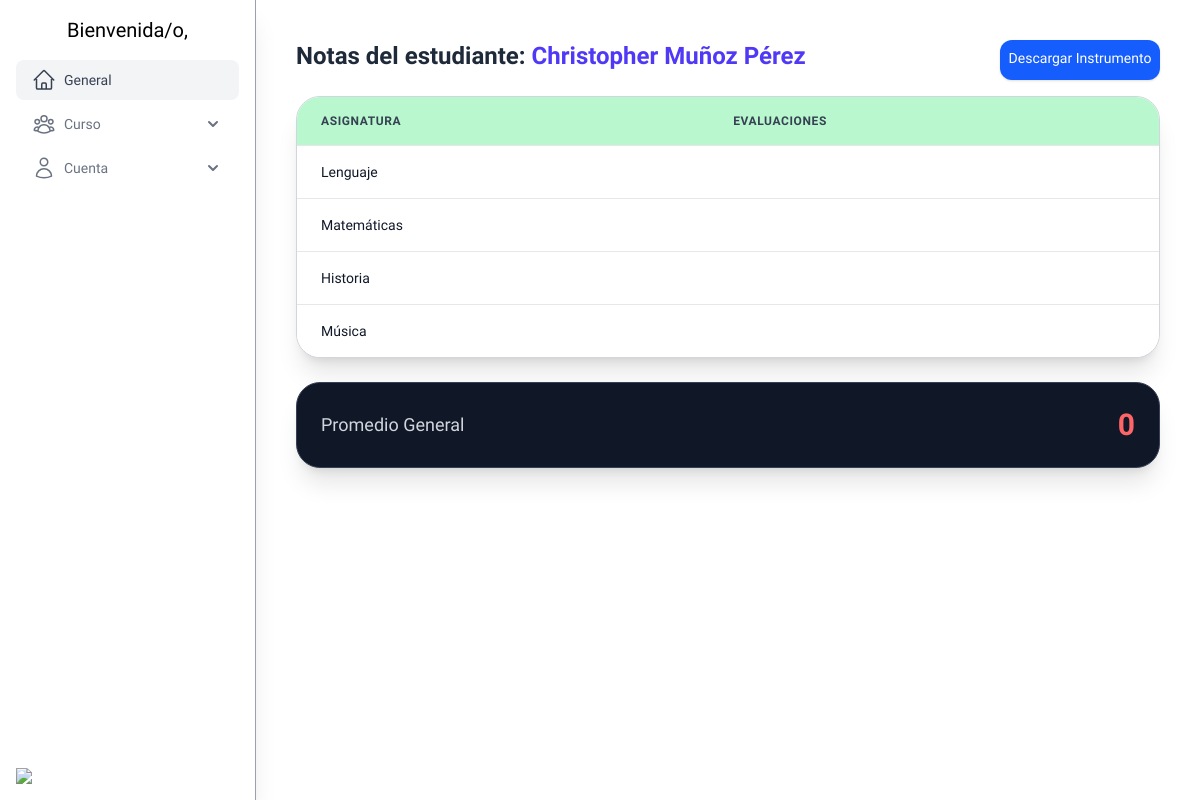
Page /instrumentos/notas/1 on the earlier database version.
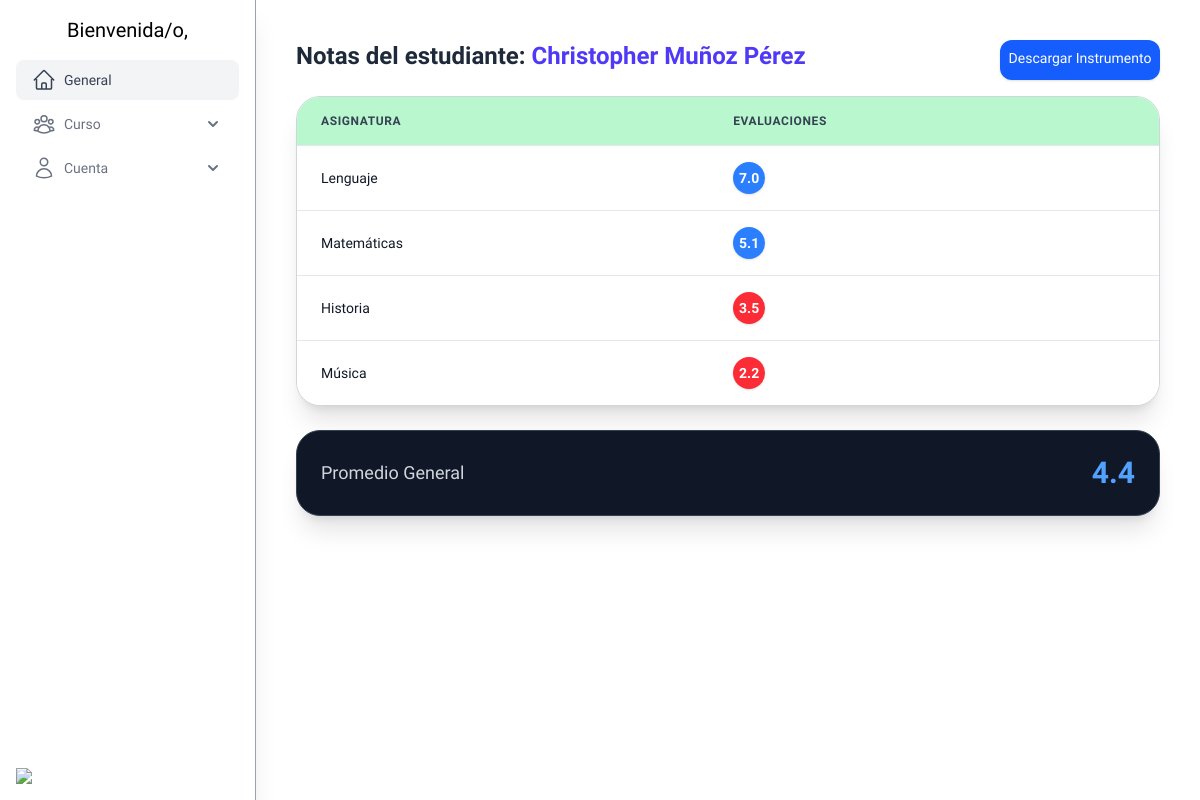
Same page on the later database version.
### core/models.py (models this page shows, shortened)
class Asignatura(models.Model):
    nombre = models.CharField(max_length=100)

### instrumentosApp/models.py (models this page shows, shortened)
class Nota(models.Model):
    instrumento = models.ForeignKey(
        Instrumento_evaluacion,
        on_delete=models.CASCADE,
        related_name="notas",
        null=True,
        blank=True
    )
    nota = models.DecimalField(max_digits=4, decimal_places=1, null=True, blank=True)
    asignatura = models.ForeignKey(
        Asignatura, on_delete=models.CASCADE, related_name="nota", null=True, blank=True
    )

### instrumentosApp/views.py (the view)
# urls.py: path('notas/<int:id>', ver_notas, name='notas'),
def ver_notas(request, id):
    estudiante = get_student(request, id)
    instrumentos = Instrumento_evaluacion.objects.filter(
        estudiante=estudiante
    ).prefetch_related(
        'notas',
        'notas__asignatura',
        'indicadores',
        'indicadores__asignatura',
        'adecuaciones'
    )
    notas_queryset = Nota.objects.filter(
        instrumento__estudiante=estudiante
    ).select_related('asignatura')
    promedio_final = notas_queryset.aggregate(promedio=Avg("nota"))
    valor_promedio = promedio_final["promedio"] if promedio_final["promedio"] else 0
    asignaturas = Asignatura.objects.filter(
        paci_subject__student_id=estudiante.id
    ).distinct()
    context = {
        "estudiante": estudiante,
        "instrumentos": instrumentos,
        "notas": notas_queryset,
        "promedio": round(valor_promedio, 1),
        "asignaturas": asignaturas,
    }
    return render(request, "notas.html", context)

### core/a.py (called while the page is built)
def estudiantes_global(request):
    student = Estudiante.objects.all()
    users = User.objects.filter(role="TEACHER")
    return {
        'estudiantes': student,
        'users': users
    }

### instrumentosApp/views.py (called while the page is built)
def get_student(request, id):
    estudiante = get_object_or_404(Estudiante, id=id)
    return estudiante

### instrumentosApp/templates/notas.html
{% extends 'base.html' %}
{% block content %}
<div class="container mx-auto p-4">
    <div class="flex justify-between">
        <h1 class="text-2xl font-bold mb-6 text-gray-800 dark:text-white">
            Notas del estudiante: <span class="text-indigo-600 dark:text-teal-400">{{ estudiante.first_name }} {{ estudiante.last_name }}</span>
        </h1>
        <a class="w-40 h-10 text-center rounded-xl bg-blue-600 p-2 text-white text-sm hover:bg-blue-700 transition-colors shadow-sm"
            href="{% url 'instrumentosApp:instrumento_pdf' estudiante.id %}">
            Descargar Instrumento
        </a>
    </div>
    <div class="shadow-xl overflow-hidden border border-gray-300 dark:border-gray-700 rounded-3xl bg-white dark:bg-gray-800">
        <table class="min-w-full divide-y divide-gray-200 dark:divide-gray-700">
            <thead class="bg-green-200 dark:bg-gray-900">
                <tr>
                    <th scope="col" class="px-6 py-4 text-left text-xs font-bold text-gray-700 dark:text-gray-300 uppercase tracking-wider">
                        Asignatura
                    </th>
                    <th scope="col" class="px-6 py-4 text-left text-xs font-bold text-gray-700 dark:text-gray-300 uppercase tracking-wider">
                        Evaluaciones
                    </th>
                </tr>
            </thead>
            <tbody class="bg-white divide-y divide-gray-200 dark:bg-gray-800 dark:divide-gray-700">
                {% for asig in asignaturas %}
                <tr class="hover:bg-gray-50 dark:hover:bg-gray-700 transition-colors duration-150">
                    <td class="px-6 py-4 whitespace-nowrap text-sm font-medium text-gray-900 dark:text-gray-200">
                        {{ asig.nombre }}
                    </td>
                    <td class="px-6 py-4 whitespace-nowrap text-sm">
                        <div class="flex flex-wrap gap-2">
                            {% for nota in notas %}
                                {% if nota.asignatura_id == asig.id %}
                                    <span class="inline-flex items-center justify-center w-8 h-8 rounded-full font-bold text-white shadow-sm
                                        {% if nota.nota >= 4.0 %} bg-blue-500 hover:bg-blue-600
                                        {% else %} bg-red-500 hover:bg-red-600 {% endif %}">
                                        {{ nota.nota }}
                                    </span>
                                {% endif %}
                            {% endfor %}
                        </div>
                    </td>
                </tr>
                {% empty %}
                <tr>
                    <td colspan="2" class="px-6 py-4 text-center text-gray-500 dark:text-gray-400">
                        No hay asignaturas registradas.
                    </td>
                </tr>
                {% endfor %}
            </tbody>
        </table>
    </div>
    <div class="shadow-xl overflow-hidden mt-6 p-6 bg-gray-900 border border-gray-700 rounded-3xl flex justify-between items-center">
        <span class="text-gray-300 text-lg font-medium">Promedio General</span>
        <span class="text-3xl font-bold {% if promedio >= 4.0 %}text-blue-400{% else %}text-red-400{% endif %}">
            {{ promedio }}
        </span>
    </div>
</div>
{% endblock %}

Differences in the rows shown:
added Nota: nota "7.0", shown under Asignatura "Lenguaje"
added Nota: nota "5.1", shown under Asignatura "Matemáticas"
added Nota: nota "3.5", shown under Asignatura "Historia"
added Nota: nota "2.2", shown under Asignatura "Música"
Other differences:
{{ promedio }}: "0" → "4.4"
